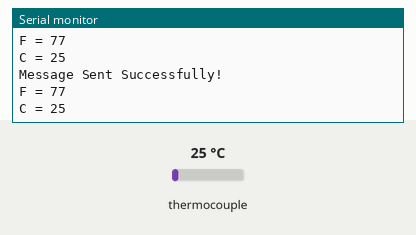
A sketch run on a simulated Arduino Uno, built with avr-gcc and run on an emulated ATmega328P. Parts: the last lines printed to the serial monitor. The test bench sets the inputs (shaded band); at power-on: thermocouple 25 °C.

Above: at 1.7 s.
1.8 s: thermocouple set to 6 °C
At 2.32 s:
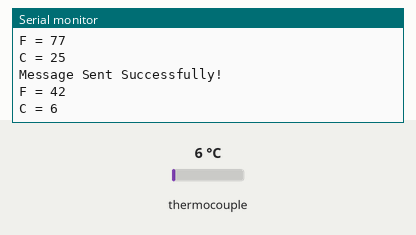
3.3 s: thermocouple set to 75 °C
At 3.82 s:
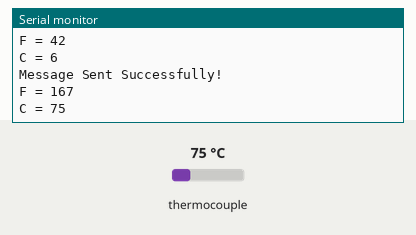
Timing chart, 0 to 6.3 s (numbered marks = the images above; inputs shaded):
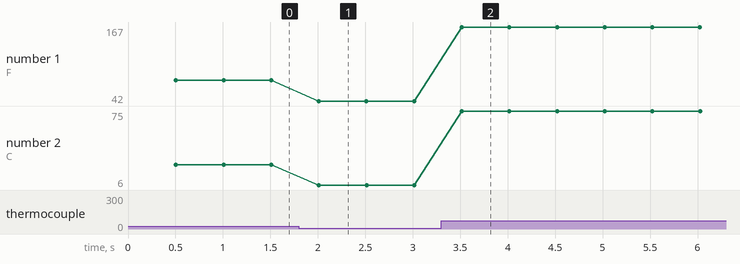

The sketch:

CAN_EGT_TX.ino
```cpp
// CAN Send Example
//

#include <mcp_can.h> //coryjfowler build
#include <SPI.h>
#include <max6675.h>

MCP_CAN CAN0(53);     // Set CS to pin 10

// Settings for MAX6675 EGT
int thermoDO = 4;
int thermoCS = 5;
int thermoCLK = 6;
MAX6675 thermocouple(thermoCLK, thermoCS, thermoDO);
int vccPin = 3;
int gndPin = 2;

void setup()
{
  Serial.begin(115200);

  // EGT Stuff - power direct to 5v and GND then eliminate this?
  pinMode(vccPin, OUTPUT); digitalWrite(vccPin, HIGH);
  pinMode(gndPin, OUTPUT); digitalWrite(gndPin, LOW);

  // Initialize MCP2515 running at 8MHz with a baudrate of 500kb/s and the masks and filters disabled.
  if (CAN0.begin(MCP_ANY, CAN_500KBPS, MCP_8MHZ) == CAN_OK) Serial.println("MCP2515 Initialized Successfully!");
  else Serial.println("Error Initializing MCP2515...");

  CAN0.setMode(MCP_NORMAL);   // Change to normal mode to allow messages to be transmitted
  delay(500);
}

//byte data[8] = {0x00, 0x01, 0x02, 0x03, 0x04, 0x05, 0x06, 0x07};
unsigned char canMsg1[8] = {0, 0, 0, 0, 0, 0, 0, 0};
unsigned char canMsg2[8] = {0, 0, 0, 0, 0, 0, 0, 0};

void loop()
{ int32_t egtDataF = (thermocouple.readFahrenheit());
  int32_t egtDataC = (thermocouple.readCelsius());

  canMsg1[0] = egtDataF;
  canMsg1[1] = egtDataF >> 8;
  canMsg1[2] = egtDataF >> 16;
  canMsg1[3] = egtDataC;
  canMsg1[4] = egtDataC >> 8;
  canMsg1[5] = egtDataC >> 16;

  // send data:  ID = 0x100, Standard CAN Frame, Data length = 8 bytes, 'data' = array of data bytes to send
  byte sndStat = CAN0.sendMsgBuf(0x100, 0, 8, canMsg1);
  if (sndStat == CAN_OK) {
    Serial.println("Message Sent Successfully!");
  } else {
    Serial.println("Error Sending Message...");
  }

  Serial.print("F = ");
  Serial.println(egtDataF);//Print for debug
  Serial.print("C = ");
  Serial.println(egtDataC);//Print for debug
  // Serial.println(thermocouple.readFahrenheit());
  delay(500);

}

/*********************************************************************************************************
  END FILE
*********************************************************************************************************/
```

Measured:
- after the input at 1.8 s, the serial monitor: prints a new line after 0.21 s (image 1)
- after the input at 3.3 s, the serial monitor: prints a new line after 0.22 s (image 2)
- plotted number 1: 77 → 42 after the input at 1.8 s, 42 → 167 after the input at 3.3 s
- plotted number 2: 25 → 6 after the input at 1.8 s, 6 → 75 after the input at 3.3 s
